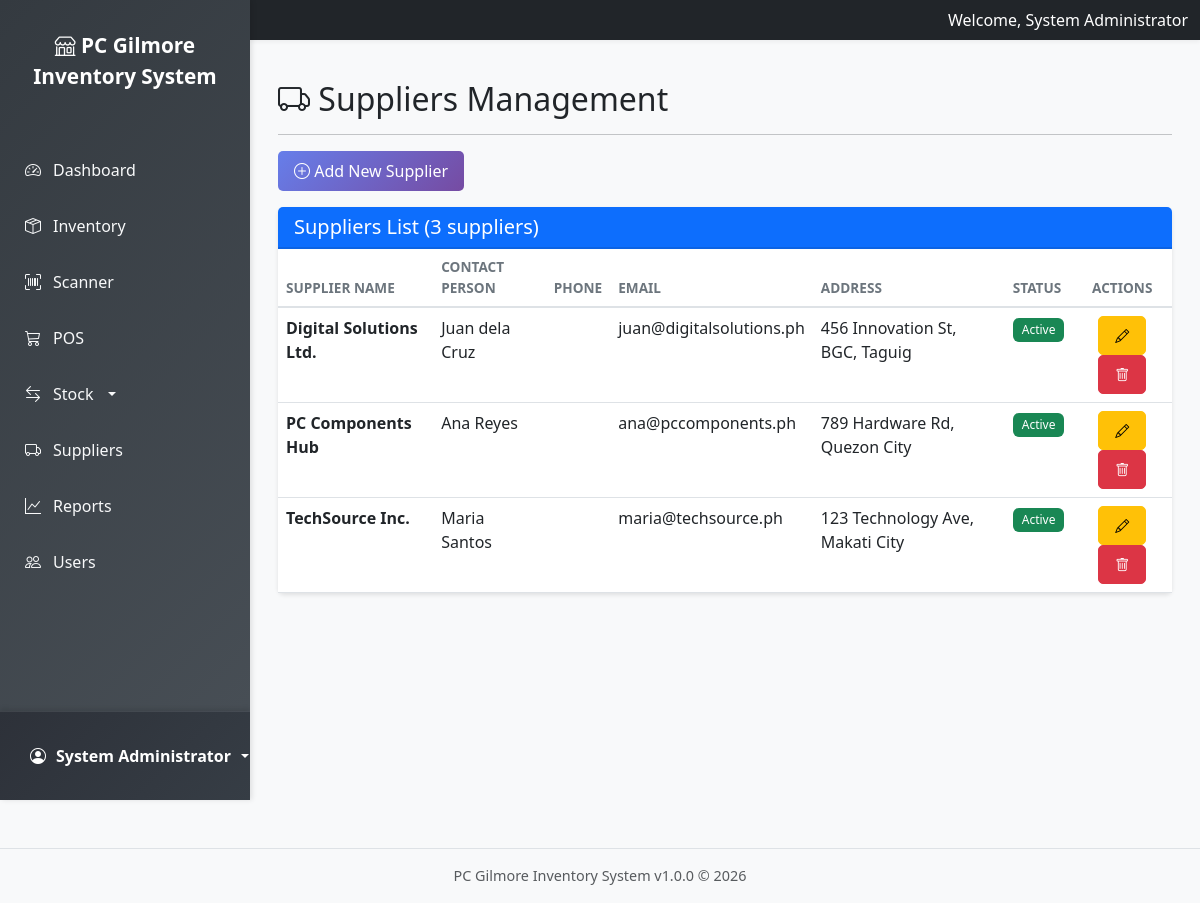
Screenshot of /modules/suppliers/index.php (signed in) with the database file from the repository.
### tables this page shows
CREATE TABLE IF NOT EXISTS suppliers (
    supplier_id INT PRIMARY KEY AUTO_INCREMENT,
    supplier_name VARCHAR(100) NOT NULL,
    contact_person VARCHAR(100),
    contact_number VARCHAR(20),
    email VARCHAR(100),
    address TEXT,
    is_active BOOLEAN DEFAULT TRUE,
    created_at TIMESTAMP DEFAULT CURRENT_TIMESTAMP,
    updated_at TIMESTAMP DEFAULT CURRENT_TIMESTAMP ON UPDATE CURRENT_TIMESTAMP
);

### includes/functions.php (called while the page is built, shortened)
<?php
function sanitize($data) {
    return htmlspecialchars(strip_tags(trim($data)), ENT_QUOTES, 'UTF-8');
}

### modules/suppliers/index.php (the view, shortened to what this page needs)
<?php
try {
    $db = Database::getInstance()->getConnection();
    $stmt = $db->query("SELECT * FROM suppliers ORDER BY supplier_name ASC");
    $suppliers = $stmt->fetchAll();
} catch (Exception $e) {
    error_log("Suppliers error: " . $e->getMessage());
    $error = "Error loading suppliers.";
}
include '../../includes/header.php';
?>
<div class="row">
    <div class="col-12">
        <h2><i class="bi bi-truck"></i> Suppliers Management</h2>
        <hr>
    </div>
</div>
<div class="row mb-3">
    <div class="col-12">
        <a href="add.php" class="btn btn-primary">
            <i class="bi bi-plus-circle"></i> Add New Supplier
        </a>
    </div>
</div>
<div class="row">
    <div class="col-12">
        <div class="card">
            <div class="card-header bg-primary text-white">
                <h5 class="mb-0">Suppliers List (<?php echo count($suppliers); ?> suppliers)</h5>
            </div>
            <div class="card-body p-0">
                <div class="table-responsive">
                    <table class="table table-hover mb-0">
                        <thead>
                            <tr>
                                <th>Supplier Name</th>
                                <th>Contact Person</th>
                                <th>Phone</th>
                                <th>Email</th>
                                <th>Address</th>
                                <th>Status</th>
                                <th class="text-center">Actions</th>
                            </tr>
                        </thead>
                        <tbody>
                            <?php if (empty($suppliers)): ?>
                                <tr>
                                    <td colspan="7" class="text-center py-4">No suppliers found</td>
                                </tr>
                            <?php else: ?>
                                <?php foreach ($suppliers as $supplier): ?>
                                    <tr>
                                        <td><strong><?php echo sanitize($supplier['supplier_name']); ?></strong></td>
                                        <td><?php echo sanitize($supplier['contact_person']); ?></td>
                                        <td><?php echo sanitize($supplier['phone']); ?></td>
                                        <td><?php echo sanitize($supplier['email']); ?></td>
                                        <td><?php echo sanitize($supplier['address']); ?></td>
                                        <td>
                                            <?php if ($supplier['is_active']): ?>
                                                <span class="badge bg-success">Active</span>
                                            <?php else: ?>
                                                <span class="badge bg-secondary">Inactive</span>
                                            <?php endif; ?>
                                        </td>
                                        <td class="text-center">
                                            <a href="edit.php?id=<?php echo $supplier['supplier_id']; ?>" class="btn btn-sm btn-warning">
                                                <i class="bi bi-pencil"></i>
                                            </a>
                                            <a href="delete.php?id=<?php echo $supplier['supplier_id']; ?>" class="btn btn-sm btn-danger"
                                               onclick="return confirmDelete('<?php echo sanitize($supplier['supplier_name']); ?>');">
                                                <i class="bi bi-trash"></i>
                                            </a>
                                        </td>
                                    </tr>
                                <?php endforeach; ?>
                            <?php endif; ?>
                        </tbody>
                    </table>
                </div>
            </div>
        </div>
    </div>
</div>
<?php include '../../includes/footer.php'; ?>

### assets/css/base.css (style rules this page uses)
:root { --primary-color: #667eea; --secondary-color: #764ba2; --success-color: #28a745; --danger-color: #dc3545; --warning-color: #ffc107; --info-color: #17a2b8; }
body { font-family: 'Segoe UI', Tahoma, Geneva, Verdana, sans-serif; background-color: #f8f9fa; margin: 0; padding: 0; overflow-x: hidden; }
html, body { height: 100%; width: 100%; }

### assets/css/layout.css (style rules this page uses)
body { display: block; }

### assets/css/components.css (style rules this page uses)
.card { border: none; box-shadow: 0 2px 4px rgba(0, 0, 0, 0.1); margin-bottom: 20px; transition: transform 0.2s; }
.card-header { font-weight: 600; border-bottom: 2px solid rgba(0, 0, 0, 0.1); }
.table { background: white; }
.table thead th { border-bottom: 2px solid #dee2e6; font-weight: 600; text-transform: uppercase; font-size: 0.85rem; color: #6c757d; }
.btn { border-radius: 5px; padding: 0.5rem 1rem; font-weight: 500; transition: all 0.3s; }
.btn-primary { background: linear-gradient(135deg, var(--primary-color), var(--secondary-color)); border: none; }
.badge { padding: 0.5em 0.75em; font-weight: 500; }

### rows the page displays
suppliers: supplier_name "Digital Solutions Ltd.", contact_person "Juan dela Cruz", email "juan@digitalsolutions.ph", address "456 Innovation St, BGC, Taguig", is_active "Active"
suppliers: supplier_name "PC Components Hub", contact_person "Ana Reyes", email "ana@pccomponents.ph", address "789 Hardware Rd, Quezon City", is_active "Active"
suppliers: supplier_name "TechSource Inc.", contact_person "Maria Santos", email "maria@techsource.ph", address "123 Technology Ave, Makati City", is_active "Active"

### other values shown
APP_NAME "PC Gilmore Inventory System"
$_SESSION['user_name'] "System Administrator"
count($suppliers) "3"
APP_VERSION "1.0.0"
